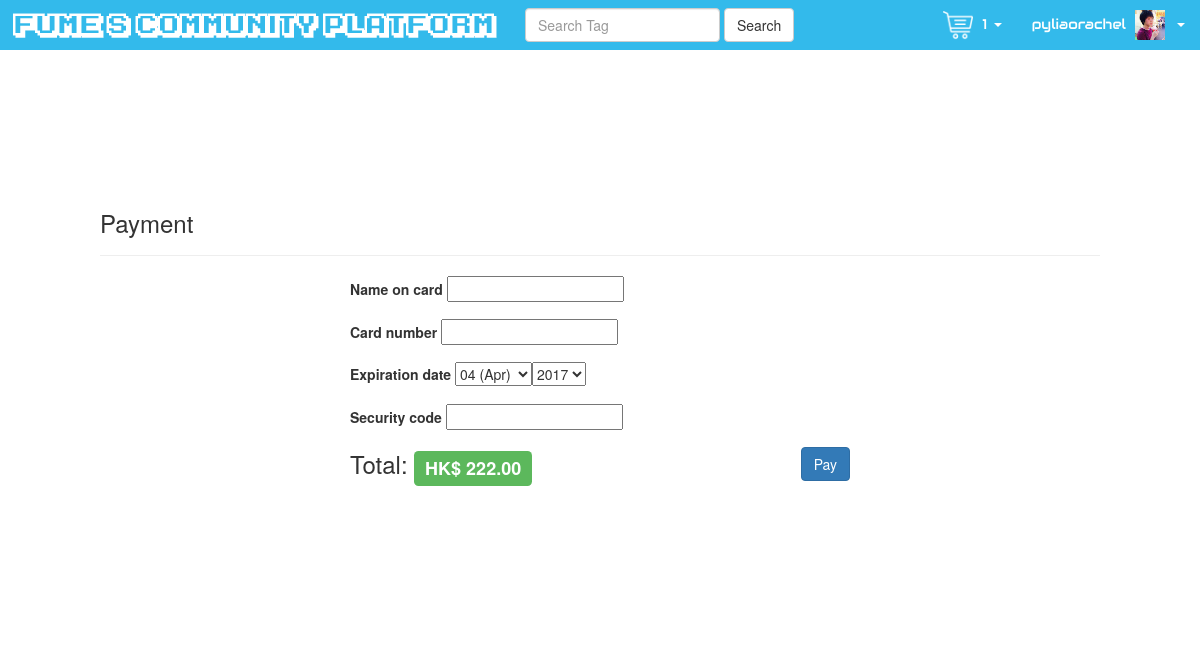
The page /cart/77/payment/ (signed in) on the database as committed earlier.
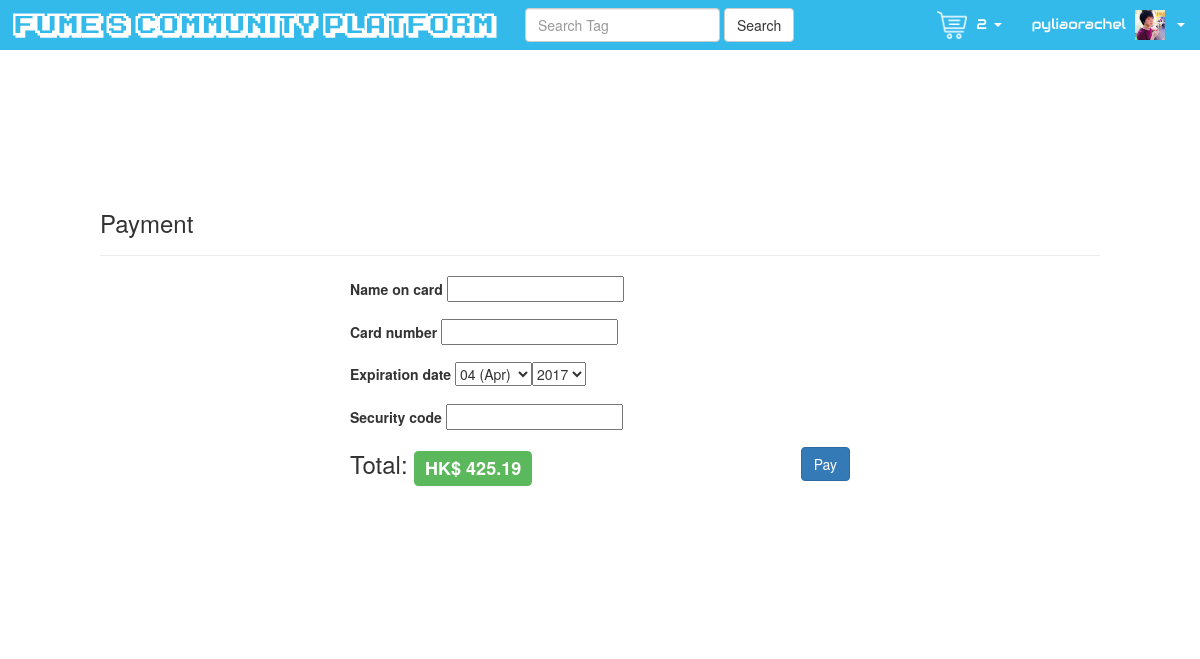
The same page on the database as committed later.
### core/models.py (models this page shows, shortened)
class Cart(models.Model):
    NOT_PAID = 'N'
    PROCESSING = 'PR'
    PAID = 'P'
    CART_STATUS_CHOICES = (
        (NOT_PAID, 'NotPaid'),
        (PROCESSING, 'Processing/Pending'),
        (PAID, 'Paid'),
    )
    status = models.CharField(max_length=2, choices=CART_STATUS_CHOICES, default=NOT_PAID)
    games = models.ManyToManyField('game.Game', blank=True, through='CartGamePurchase')
    payment = models.OneToOneField('CardPayment', on_delete=models.CASCADE, blank=True, null=True)
    user = models.ForeignKey(User, on_delete=models.CASCADE)
    def get_total(self):
        subtotals = [purchase.get_subtotal() for purchase in self.purchases.all()]
        return sum(subtotals)
    def get_total_str(self, prec=2):
        return format(self.get_total(), '.{}f'.format(prec))

class CartGamePurchase(models.Model):
    cart = models.ForeignKey('Cart', related_name='purchases')
    game = models.ForeignKey('game.Game')
    rewards = models.PositiveSmallIntegerField(default=0)
    def get_subtotal(self):
        return HelperUtils.get_subtotal(self.game.price, self.rewards)

### game/models.py (models this page shows, shortened)
class Game(models.Model):
    image = models.ImageField(upload_to='games')
    title = models.CharField(max_length=50)
    full_description = models.TextField()
    one_line_description = models.CharField(max_length=100)
    price = models.DecimalField(max_digits=10, decimal_places=2, default=Decimal(0.00))
    genre = models.ForeignKey('Genre', on_delete=models.CASCADE)
    is_featured = models.BooleanField()
    platforms = models.ManyToManyField('Platform')
    release_date = models.DateField()

### core/views.py (the view)
# urls.py: url(r'^cart/(?P<cart_id>\d+)/payment/$', views.payment, name='payment'),
def payment(request, cart_id):
    cart = Cart.objects.get(pk=cart_id)
    if request.method == "POST":
        form = PaymentForm(request.POST)
        if form.is_valid():
            payment = form.save(commit=False)
            payment.amount = cart.get_total()
            payment.paid_date = timezone.now()
            payment.save()
            cart.payment = payment
            cart.status = Cart.PAID
            cart.save()
            Cart.objects.create(user=request.user)
            return HttpResponseRedirect(reverse('payment_done', args=[cart_id]))
    else:
        form = PaymentForm()
    print(form.errors)
    return render(request, 'core/payment.html', {'form': form, 'cart': cart})

### core/forms.py
class PaymentForm(forms.ModelForm):
	name_on_card = forms.CharField(max_length=50, required=True)
	card_number = CreditCardField(required=True)
	expiration_date = ExpiryDateField(required=True)
	security_code = VerificationValueField(required=True)
	class Meta:
		model = CardPayment
		fields = ('name_on_card', 'card_number', 'expiration_date', 'security_code', )

### cdrive_fcp/utils/credit_card_fields.py (called while the page is built)
    def decompress(self, value):
        return [value.month, value.year] if value else [None, None]

### cdrive_fcp/utils/utils.py (called while the page is built)
	def get_discount(price, rewards):
		return abs(price * int(rewards) * RewardsConst.REWARD_DISCOUNT)

	def get_subtotal(price, rewards):
		return abs(price - HelperUtils.get_discount(price, rewards))

### core/models.py (called while the page is built)
    def spending_required(self):
        return 100 - self.accumulated_spending

    def get_active_cart(self):
        cart = Cart.objects.get(user_id=self.user.id, status=Cart.NOT_PAID)
        return cart

    def get_rewards_total(self, filter_expiration_date=timezone.now()):
        rewards_batches = self.get_rewards_batches(filter_expiration_date=filter_expiration_date)
        total_number_of_rewards = [batch['values'] for batch in rewards_batches.all()]
        return sum(total_number_of_rewards)

### core/templates/core/payment.html (shortened to what this page needs)
{% extends 'core/base.html' %}
{% load staticfiles %}
{% block children_css %}<link rel="stylesheet" href="{% static 'css/payment.css' %}">{% endblock %}
{% block content %}
{% with form_name="payment" %}
<div id="{{ form_name }}-page" class="container-fluid page">
	{% include 'includes/form/form_header.html' with title="Payment" %}
	<div class="form-content">
		{% include 'includes/form/form_content.html' %}
		<div class="row-center space-between">
			<h3>Total: <span class="label label-success price" id="total-value">HK$ {{ cart.get_total_str }}</span></h3>
			<button type="submit" class="btn btn-primary" form="{{ form_name }}-form">Pay</button>
		</div>
	</div>
</div>
{% endwith %}
{% endblock %}

### templates/includes/header_profile.html (shortened to what this page needs)
{% load staticfiles %}
<ul class="nav navbar-nav navbar-right info-bar" id="profile-info-bar">
	{% with cart=user.profile.get_active_cart %}
		<li class="dropdown">
			<a href="#" class="dropdown-toggle" data-toggle="dropdown" role="button" aria-haspopup="true" aria-expanded="false">
				<img src="{% static 'img/icons/shopping-cart.png' %}" class="header-icon" />
				{{ cart.games.all.count }} <span class="caret"></span>
			</a>
		</li>
	{% endwith %}
	<li class="dropdown">
		<a href="#" class="dropdown-toggle" data-toggle="dropdown" role="button" aria-haspopup="true" aria-expanded="false">
			{{ user.username }}
			<img src="{{ user.profile.avatar_image.url }}" class="header-icon" /> <span class="caret"></span>
		</a>
	</li>
</ul>

Rows that differ between the two databases and show on the page:
changed through a linked row, Cart: games.all.count "1" → "2"; get_total_str "222.00" → "425.19"
